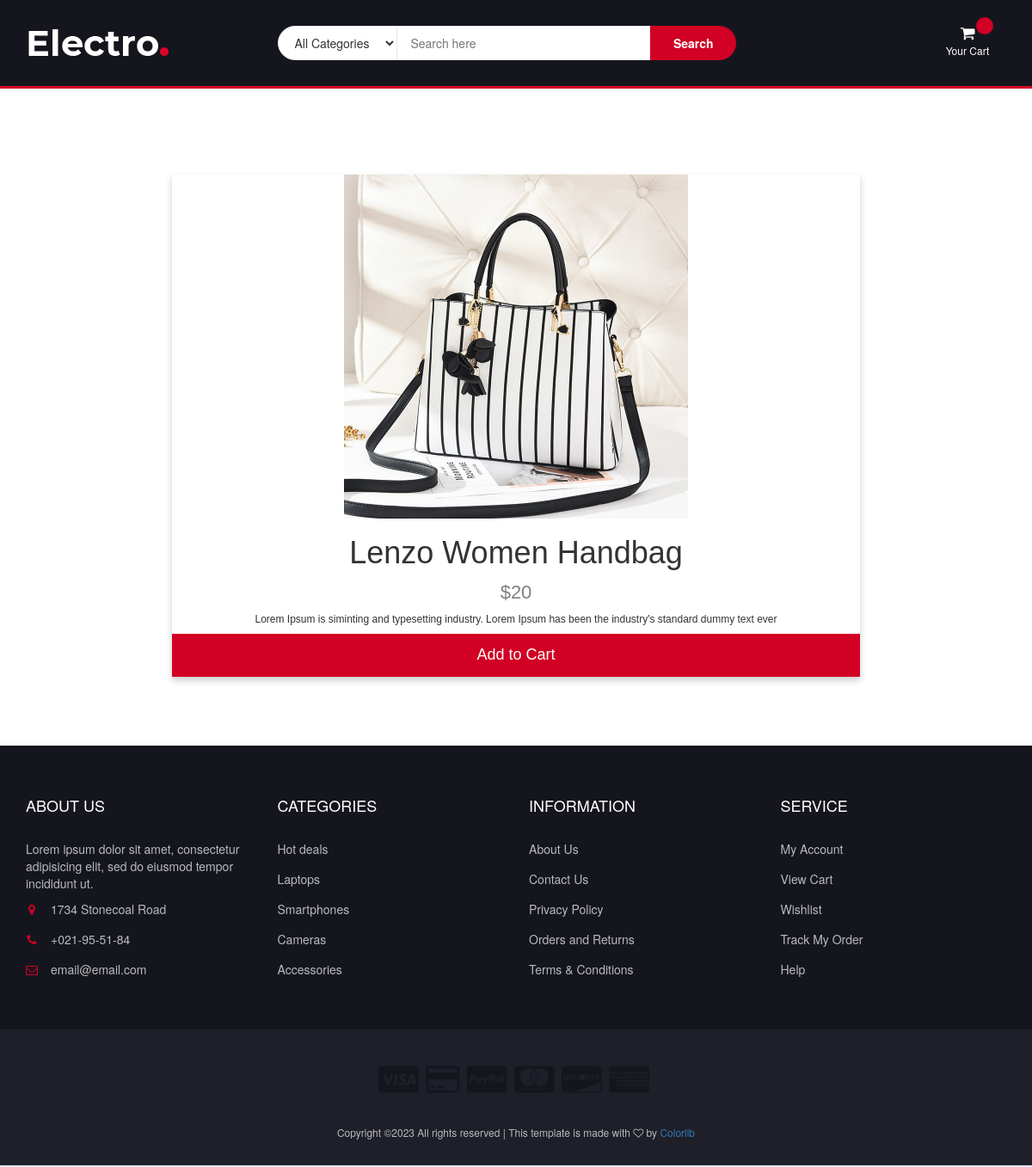
/products/1, run on the app's committed database.
### owner/models.py (models this page shows, shortened)
class Products(models.Model):
    product_name = models.CharField(max_length=100,unique=True)
    category = models.ForeignKey(Categories,on_delete=models.CASCADE)
    image = models.ImageField(upload_to='images',null=True)
    price = models.PositiveIntegerField()
    description = models.CharField(max_length=150,null=True )

### customer/views.py (the view)
# urls.py: path('products/<int:pk>',views.ProductDetailsView.as_view(),name='product-detail'),
class ProductDetailsView(DetailView):
    template_name = "product.html"
    model = Products
    context_object_name = "product"
    pk_url_kwarg: "id"

### customer/templates/product.html (shortened to what this page needs)
{% extends 'base.html' %}
{%load static%}
{%block content%}
<nav id="navigation">
  <div class="container">
    <div class="row">
      <div class="card" style="margin-top: 100px">
        <img
          src="{{product.image.url}}"
          alt="Denim Jeans"
          style="width: 400px"
        />
        <h1>{{product.product_name}}</h1>
        <p class="price">${{product.price}}</p>
        <h6>{{product.description}}</h6>
        <a href="{%url 'addcart' product.id %}">
          <button>Add to Cart</button>
        </a>
      </div>
    </div>
  </div>
  {%endblock content%}

### customer/static/css/style.css (style rules this page uses)
body { font-family: 'Montserrat', sans-serif; font-weight: 400; color: #333; }
h1, h2, h3, h4, h5, h6 { color: #2B2D42; font-weight: 700; margin: 0 0 10px; }
a { color: #2B2D42; font-weight: 500; -webkit-transition: 0.2s color; transition: 0.2s color; }
#navigation { background: #FFF; border-bottom: 2px solid #E4E7ED; border-top: 3px solid #D10024; }

### customer/templates/product.html (style rules this page uses)
.card { box-shadow: 0 4px 8px 0 rgba(0, 0, 0, 0.2); max-width: 800px; margin: auto; text-align: center; font-family: arial; }
.price { color: grey; font-size: 22px; }
.card button { border: none; outline: 0; padding: 12px; color: white; background-color: #d10024; text-align: center; cursor: pointer; width: 100%; font-size: 18px; }

### data on the page
Products: image (picture), product_name "Lenzo Women Handbag", price "20", description "Lorem Ipsum is siminting and typesetting industry. Lorem Ipsum has been the industry's standard dummy text ever"
